Frame 1 (no input): blank canvas, image omitted
Frame 60 (no input): blank canvas, image omitted
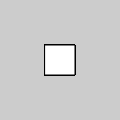
Frame 120 (the mouse pressed at the canvas centre since frame 60)

The p5.js sketch whose frames 1 and 60 were blank and that drew this single picture after the mouse press (run headless with seeded random() and noise() and a simulated clock; from frame 60 on, the mouse is pressed at the canvas centre):

// p5.js sketch
// ── sketch.js
/*
note: 
  scale is written as decimal percentages, therefore, parameter 1.5 to scale() is 150% and 3 is 300%
  like rotate(), the scale() function transorms from the origin
 
*/


function setup() {
  createCanvas(120, 120);
  background(204);
}

function draw() {
  translate(mouseX, mouseY); 
  scale(mouseX / 60.0);
  rect(-15, -15, 30, 30);
}
